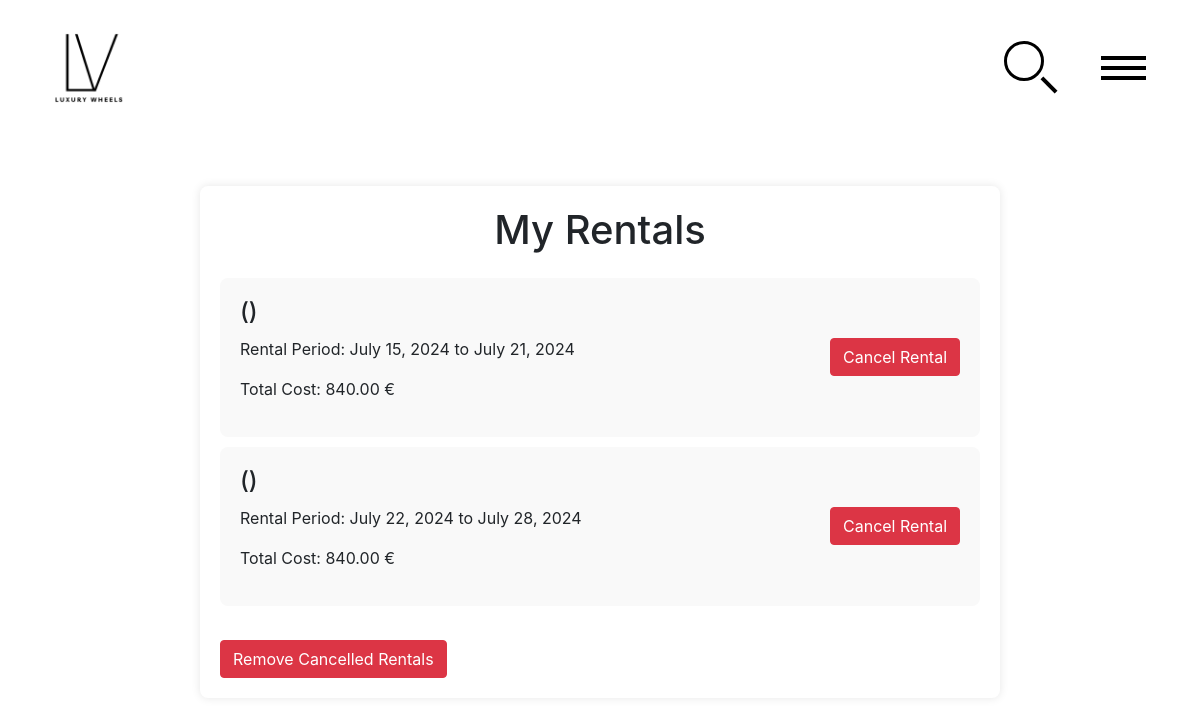
Page /rentals (signed in) on the committed database.
### website/__init__.py (models this page shows)
class Renting(db.Model):
    id = db.Column(db.Integer, primary_key=True)
    start_date = db.Column(db.DateTime)
    end_date = db.Column(db.DateTime)
    is_active = db.Column(db.Boolean, default=False)
    total_cost = db.Column(db.Numeric(precision=10, scale=2))
    user_id = db.Column(db.Integer, db.ForeignKey('user.id'))
    vehicle_id = db.Column(db.Integer, db.ForeignKey('vehicle.id'))

### website/user_rentals.py (the view)
@rentals_page.route('/rentals', methods=['GET'])
@login_required
def rentals():
    user_rentals = Renting.query.filter_by(user_id=current_user.id).all()
    rentals_with_vehicles = [
        {
            'rental': rental,
            'vehicle': Vehicle.query.get(rental.vehicle_id)
        } for rental in user_rentals
    ]
    return render_template('rentals.html', user=current_user, rentals=rentals_with_vehicles)

### website/templates/rentals.html (shortened to what this page needs)
{% extends "base.html" %}
{% block content %}
<div class="rentals-container">
    <h1 class="text-center rentals-header">My Rentals</h1>
    {% if rentals %}
    <div class="rentals-list mt-4">
        {% for rental_info in rentals %}
        <div class="rental-item">
            <div class="rental-details">
                <h5>{{ rental_info.vehicle.brand }} {{ rental_info.vehicle.model }} ({{ rental_info.vehicle.year
                    }})</h5>
                <p>Rental Period: {{ rental_info.rental.start_date.strftime('%B %d, %Y') }} to {{
                    rental_info.rental.end_date.strftime('%B %d, %Y') }}</p>
                <p>Total Cost: {{ rental_info.rental.total_cost }} €</p>
            </div>
            {% if rental_info.rental.is_active %}
            <form action="{{ url_for('rentals_page.cancel_rental', rental_id=rental_info.rental.id) }}" method="POST">
                <button type="submit" class="btn btn-danger">Cancel Rental</button>
            </form>
            {% else %}
            <p class="text-danger">Cancelled</p>
            {% endif %}
        </div>
        {% endfor %}
    </div>
    <form action="{{ url_for('rentals_page.remove_cancelled_rentals') }}" method="POST">
        <button type="submit" class="btn btn-danger mt-4">Remove Cancelled Rentals</button>
    </form>
    {% else %}
    <p class="text-center no-rentals">You have no rentals.</p>
    {% endif %}
</div>
{% endblock %}

### website/static/main.css (style rules this page uses)
html { height:100% }
body { background: #c1c1c1; height: auto; }
.btn { display: block; margin: 0 auto; }
.rentals-container { max-width: 800px; margin: 50px auto; padding: 20px; background: #fff; border-radius: 8px; box-shadow: 0 0 10px rgba(0, 0, 0, 0.1); }
.rentals-header { margin-bottom: 20px; font-size: 2.5em; }
.rentals-list { list-style: none; padding: 0; }
.rental-item { display: flex; justify-content: space-between; align-items: center; padding: 20px; margin-bottom: 10px; border-radius: 8px; background: #f9f9f9; transition: transform 0.2s, box-shadow 0.2s; }
.rental-details { flex-grow: 1; }
.rental-details h5 { margin: 0 0 10px; font-size: 1.5em; }

### rows in the picture
Renting: rental.start_date "July 15, 2024", rental.end_date "July 21, 2024", rental.total_cost "840.00"
Renting: rental.start_date "July 22, 2024", rental.end_date "July 28, 2024", rental.total_cost "840.00"
